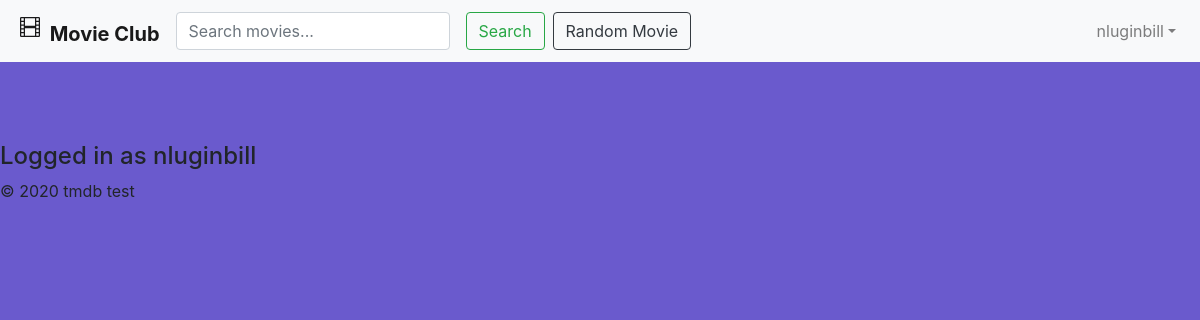
The app's page /index.php?action=showProfile&profileUser=jsmith (signed in), older data.
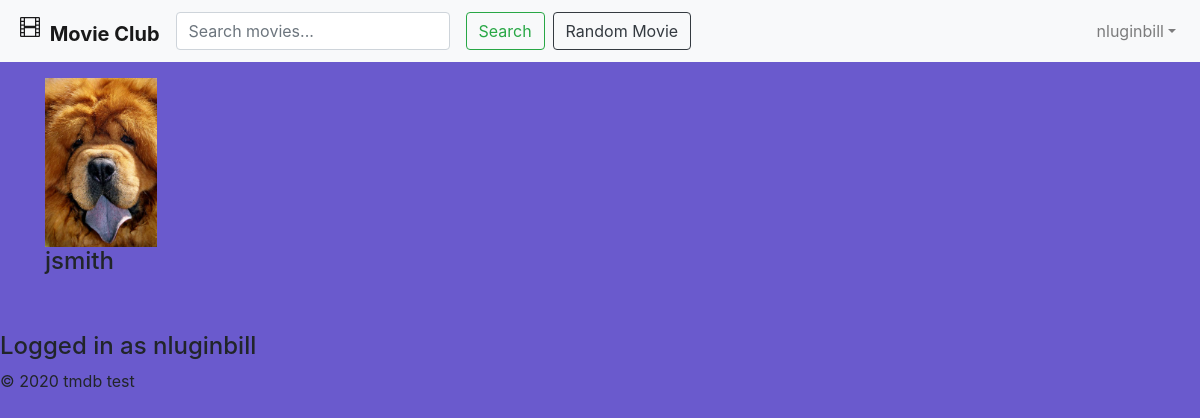
The same page, newer data.
### tables this page shows
CREATE TABLE `users` (
  `userID` int(11) NOT NULL,
  `email` varchar(128) NOT NULL,
  `username` varchar(128) NOT NULL,
  `password` varchar(256) NOT NULL,
  `proPic` varchar(256) NOT NULL
);

### model/userDB.php (called while the page is built, shortened)
<?php
class UserDB {
    public static function getUserByUserName($username) {
        $db = Database::getDB();
        $query = 'SELECT * FROM Users
                  WHERE username = :username';
        $statement = $db->prepare($query);
        $statement->bindValue(":username", $username);
        $statement->execute();
        $row = $statement->fetch(PDO::FETCH_ASSOC);
        $user = new User($row['email'], $row['username'], '', $row['proPic']);
        $user->setUserID($row['userID']);
        return $user;
    }
}

### model/user.php (called while the page is built, shortened)
<?php
class User {
    private $userID, $email, $username, $password, $proPic;
    function __construct($email, $username, $password, $proPic) {
        $this->username = $username;
        $this->proPic = $proPic;
    }
    function getProPic() {
        return $this->proPic;
    }
    public function getUsername() {
        return $this->username;
    }
}

### account/profile.php (the view)
<?php include 'view/header.php'; ?>
<div class="container">
    <div class="row">
        <div class="col-sm">
            <img class="mt-3" src="<?php echo Middleware::xecho($profileUser->getProPic()); ?>" style="width: 7rem">
            <h4><?php echo Middleware::xecho($profileUser->getUsername()); ?></h4>
        </div>
    </div>
</div>
<?php include 'view/footer.php'; ?>

### model/middleware.php
<?php
class Middleware {
    public static function xssafe($data, $encoding = 'UTF-8') {
        return htmlspecialchars($data, ENT_QUOTES | ENT_HTML401, $encoding);
    }
    public static function xecho($data) {
        echo self::xssafe($data);
    }
}

Row changes from the older to the newer data that the page shows:
added users: proPic (picture), username "jsmith"
